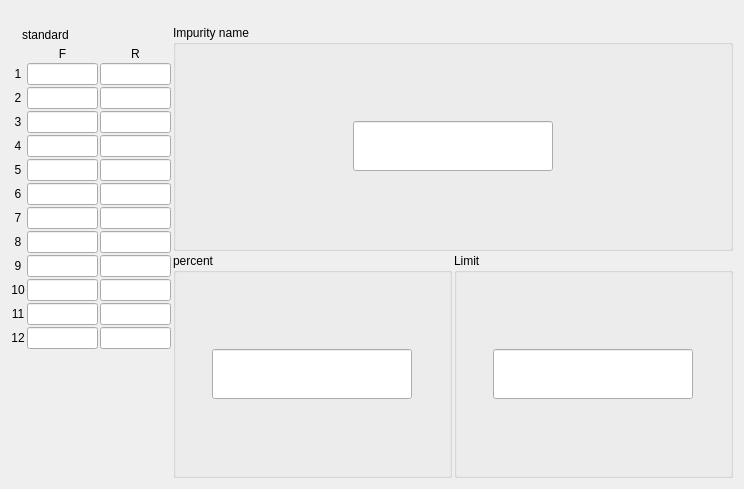
<?xml version="1.0" encoding="UTF-8"?>
<ui version="4.0">
 <class>PepperHandleSenseWidget</class>
 <widget class="QWidget" name="PepperHandleSenseWidget">
  <property name="geometry">
   <rect>
    <x>0</x>
    <y>0</y>
    <width>744</width>
    <height>489</height>
   </rect>
  </property>
  <property name="windowTitle">
   <string notr="true">Form</string>
  </property>
  <layout class="QVBoxLayout" name="verticalLayout_2">
   <property name="spacing">
    <number>2</number>
   </property>
   <property name="topMargin">
    <number>3</number>
   </property>
   <item>
    <layout class="QHBoxLayout" name="horizontalLayout_4">
     <item>
      <spacer name="horizontalSpacer_2">
       <property name="orientation">
        <enum>Qt::Horizontal</enum>
       </property>
       <property name="sizeHint" stdset="0">
        <size>
         <width>40</width>
         <height>20</height>
        </size>
       </property>
      </spacer>
     </item>
     <item>
      <widget class="QLabel" name="label_group">
       <property name="minimumSize">
        <size>
         <width>88</width>
         <height>0</height>
        </size>
       </property>
       <property name="maximumSize">
        <size>
         <width>16777215</width>
         <height>50</height>
        </size>
       </property>
       <property name="text">
        <string/>
       </property>
       <property name="alignment">
        <set>Qt::AlignCenter</set>
       </property>
      </widget>
     </item>
     <item>
      <spacer name="horizontalSpacer">
       <property name="orientation">
        <enum>Qt::Horizontal</enum>
       </property>
       <property name="sizeHint" stdset="0">
        <size>
         <width>40</width>
         <height>20</height>
        </size>
       </property>
      </spacer>
     </item>
    </layout>
   </item>
   <item>
    <layout class="QHBoxLayout" name="horizontalLayout_3" stretch="2,7">
     <item>
      <layout class="QVBoxLayout" name="verticalLayout_3">
       <item>
        <layout class="QHBoxLayout" name="horizontalLayout_2">
         <item>
          <spacer name="horizontalSpacer_5">
           <property name="orientation">
            <enum>Qt::Horizontal</enum>
           </property>
           <property name="sizeHint" stdset="0">
            <size>
             <width>40</width>
             <height>20</height>
            </size>
           </property>
          </spacer>
         </item>
         <item>
          <widget class="QLabel" name="standard_titlelbl">
           <property name="text">
            <string notr="true">standard</string>
           </property>
          </widget>
         </item>
         <item>
          <widget class="QLabel" name="standardlbl">
           <property name="minimumSize">
            <size>
             <width>88</width>
             <height>0</height>
            </size>
           </property>
           <property name="text">
            <string/>
           </property>
          </widget>
         </item>
         <item>
          <spacer name="horizontalSpacer_6">
           <property name="orientation">
            <enum>Qt::Horizontal</enum>
           </property>
           <property name="sizeHint" stdset="0">
            <size>
             <width>40</width>
             <height>20</height>
            </size>
           </property>
          </spacer>
         </item>
        </layout>
       </item>
       <item>
        <layout class="QGridLayout" name="gridLayout_2">
         <item row="11" column="1">
          <widget class="myLineEdit" name="lineEdit_11">
           <property name="alignment">
            <set>Qt::AlignCenter</set>
           </property>
          </widget>
         </item>
         <item row="11" column="0">
          <widget class="QLabel" name="label_11">
           <property name="text">
            <string notr="true">11</string>
           </property>
           <property name="alignment">
            <set>Qt::AlignCenter</set>
           </property>
          </widget>
         </item>
         <item row="11" column="2">
          <widget class="myLineEdit" name="lineEdit_1_10">
           <property name="alignment">
            <set>Qt::AlignCenter</set>
           </property>
          </widget>
         </item>
         <item row="12" column="2">
          <widget class="myLineEdit" name="lineEdit_1_11">
           <property name="alignment">
            <set>Qt::AlignCenter</set>
           </property>
          </widget>
         </item>
         <item row="12" column="0">
          <widget class="QLabel" name="label_12">
           <property name="text">
            <string notr="true">12</string>
           </property>
           <property name="alignment">
            <set>Qt::AlignCenter</set>
           </property>
          </widget>
         </item>
         <item row="12" column="1">
          <widget class="myLineEdit" name="lineEdit_12">
           <property name="alignment">
            <set>Qt::AlignCenter</set>
           </property>
          </widget>
         </item>
         <item row="0" column="1">
          <widget class="QLabel" name="label_front">
           <property name="sizePolicy">
            <sizepolicy hsizetype="Preferred" vsizetype="Fixed">
             <horstretch>0</horstretch>
             <verstretch>0</verstretch>
            </sizepolicy>
           </property>
           <property name="text">
            <string notr="true">F</string>
           </property>
           <property name="alignment">
            <set>Qt::AlignCenter</set>
           </property>
          </widget>
         </item>
         <item row="0" column="2">
          <widget class="QLabel" name="label_rear">
           <property name="sizePolicy">
            <sizepolicy hsizetype="Preferred" vsizetype="Fixed">
             <horstretch>0</horstretch>
             <verstretch>0</verstretch>
            </sizepolicy>
           </property>
           <property name="text">
            <string notr="true">R</string>
           </property>
           <property name="alignment">
            <set>Qt::AlignCenter</set>
           </property>
          </widget>
         </item>
         <item row="1" column="0">
          <widget class="QLabel" name="label_1">
           <property name="text">
            <string notr="true">1</string>
           </property>
           <property name="alignment">
            <set>Qt::AlignCenter</set>
           </property>
          </widget>
         </item>
         <item row="1" column="1">
          <widget class="myLineEdit" name="lineEdit">
           <property name="alignment">
            <set>Qt::AlignCenter</set>
           </property>
          </widget>
         </item>
         <item row="1" column="2">
          <widget class="myLineEdit" name="lineEdit_1_0">
           <property name="alignment">
            <set>Qt::AlignCenter</set>
           </property>
          </widget>
         </item>
         <item row="2" column="0">
          <widget class="QLabel" name="label_2">
           <property name="text">
            <string notr="true">2</string>
           </property>
           <property name="alignment">
            <set>Qt::AlignCenter</set>
           </property>
          </widget>
         </item>
         <item row="2" column="1">
          <widget class="myLineEdit" name="lineEdit_2">
           <property name="alignment">
            <set>Qt::AlignCenter</set>
           </property>
          </widget>
         </item>
         <item row="2" column="2">
          <widget class="myLineEdit" name="lineEdit_1_1">
           <property name="alignment">
            <set>Qt::AlignCenter</set>
           </property>
          </widget>
         </item>
         <item row="3" column="0">
          <widget class="QLabel" name="label_3">
           <property name="text">
            <string notr="true">3</string>
           </property>
           <property name="alignment">
            <set>Qt::AlignCenter</set>
           </property>
          </widget>
         </item>
         <item row="3" column="1">
          <widget class="myLineEdit" name="lineEdit_3">
           <property name="alignment">
            <set>Qt::AlignCenter</set>
           </property>
          </widget>
         </item>
         <item row="3" column="2">
          <widget class="myLineEdit" name="lineEdit_1_2">
           <property name="alignment">
            <set>Qt::AlignCenter</set>
           </property>
          </widget>
         </item>
         <item row="4" column="0">
          <widget class="QLabel" name="label_4">
           <property name="text">
            <string notr="true">4</string>
           </property>
           <property name="alignment">
            <set>Qt::AlignCenter</set>
           </property>
          </widget>
         </item>
         <item row="4" column="1">
          <widget class="myLineEdit" name="lineEdit_4">
           <property name="alignment">
            <set>Qt::AlignCenter</set>
           </property>
          </widget>
         </item>
         <item row="4" column="2">
          <widget class="myLineEdit" name="lineEdit_1_3">
           <property name="alignment">
            <set>Qt::AlignCenter</set>
           </property>
          </widget>
         </item>
         <item row="5" column="0">
          <widget class="QLabel" name="label_5">
           <property name="text">
            <string notr="true">5</string>
           </property>
           <property name="alignment">
            <set>Qt::AlignCenter</set>
           </property>
          </widget>
         </item>
         <item row="5" column="1">
          <widget class="myLineEdit" name="lineEdit_5">
           <property name="alignment">
            <set>Qt::AlignCenter</set>
           </property>
          </widget>
         </item>
         <item row="5" column="2">
          <widget class="myLineEdit" name="lineEdit_1_4">
           <property name="alignment">
            <set>Qt::AlignCenter</set>
           </property>
          </widget>
         </item>
         <item row="6" column="0">
          <widget class="QLabel" name="label_6">
           <property name="text">
            <string notr="true">6</string>
           </property>
           <property name="alignment">
            <set>Qt::AlignCenter</set>
           </property>
          </widget>
         </item>
         <item row="6" column="1">
          <widget class="myLineEdit" name="lineEdit_6">
           <property name="alignment">
            <set>Qt::AlignCenter</set>
           </property>
          </widget>
         </item>
         <item row="6" column="2">
          <widget class="myLineEdit" name="lineEdit_1_5">
           <property name="alignment">
            <set>Qt::AlignCenter</set>
           </property>
          </widget>
         </item>
         <item row="7" column="0">
          <widget class="QLabel" name="label_7">
           <property name="text">
            <string notr="true">7</string>
           </property>
           <property name="alignment">
            <set>Qt::AlignCenter</set>
           </property>
          </widget>
         </item>
         <item row="7" column="1">
          <widget class="myLineEdit" name="lineEdit_7">
           <property name="alignment">
            <set>Qt::AlignCenter</set>
           </property>
          </widget>
         </item>
         <item row="7" column="2">
          <widget class="myLineEdit" name="lineEdit_1_6">
           <property name="alignment">
            <set>Qt::AlignCenter</set>
           </property>
          </widget>
         </item>
         <item row="8" column="0">
          <widget class="QLabel" name="label_8">
           <property name="text">
            <string notr="true">8</string>
           </property>
           <property name="alignment">
            <set>Qt::AlignCenter</set>
           </property>
          </widget>
         </item>
         <item row="8" column="1">
          <widget class="myLineEdit" name="lineEdit_8">
           <property name="alignment">
            <set>Qt::AlignCenter</set>
           </property>
          </widget>
         </item>
         <item row="8" column="2">
          <widget class="myLineEdit" name="lineEdit_1_7">
           <property name="alignment">
            <set>Qt::AlignCenter</set>
           </property>
          </widget>
         </item>
         <item row="9" column="0">
          <widget class="QLabel" name="label_9">
           <property name="text">
            <string notr="true">9</string>
           </property>
           <property name="alignment">
            <set>Qt::AlignCenter</set>
           </property>
          </widget>
         </item>
         <item row="9" column="1">
          <widget class="myLineEdit" name="lineEdit_9">
           <property name="alignment">
            <set>Qt::AlignCenter</set>
           </property>
          </widget>
         </item>
         <item row="9" column="2">
          <widget class="myLineEdit" name="lineEdit_1_8">
           <property name="alignment">
            <set>Qt::AlignCenter</set>
           </property>
          </widget>
         </item>
         <item row="10" column="0">
          <widget class="QLabel" name="label_10">
           <property name="text">
            <string notr="true">10</string>
           </property>
           <property name="alignment">
            <set>Qt::AlignCenter</set>
           </property>
          </widget>
         </item>
         <item row="10" column="1">
          <widget class="myLineEdit" name="lineEdit_10">
           <property name="alignment">
            <set>Qt::AlignCenter</set>
           </property>
          </widget>
         </item>
         <item row="10" column="2">
          <widget class="myLineEdit" name="lineEdit_1_9">
           <property name="alignment">
            <set>Qt::AlignCenter</set>
           </property>
          </widget>
         </item>
         <item row="13" column="1">
          <spacer name="verticalSpacer">
           <property name="orientation">
            <enum>Qt::Vertical</enum>
           </property>
           <property name="sizeHint" stdset="0">
            <size>
             <width>20</width>
             <height>40</height>
            </size>
           </property>
          </spacer>
         </item>
        </layout>
       </item>
      </layout>
     </item>
     <item>
      <layout class="QVBoxLayout" name="verticalLayout">
       <item>
        <widget class="QGroupBox" name="groupBox_4">
         <property name="title">
          <string notr="true">Impurity name</string>
         </property>
         <layout class="QGridLayout" name="gridLayout">
          <item row="0" column="0">
           <widget class="myLineEdit" name="sNamelineEdit">
            <property name="minimumSize">
             <size>
              <width>0</width>
              <height>50</height>
             </size>
            </property>
            <property name="maximumSize">
             <size>
              <width>200</width>
              <height>16777215</height>
             </size>
            </property>
            <property name="alignment">
             <set>Qt::AlignCenter</set>
            </property>
           </widget>
          </item>
         </layout>
        </widget>
       </item>
       <item>
        <layout class="QHBoxLayout" name="horizontalLayout">
         <item>
          <widget class="QGroupBox" name="groupBox">
           <property name="title">
            <string notr="true">percent</string>
           </property>
           <layout class="QGridLayout" name="gridLayout_3">
            <item row="0" column="0">
             <widget class="myLineEdit" name="percentlineEdit">
              <property name="minimumSize">
               <size>
                <width>0</width>
                <height>50</height>
               </size>
              </property>
              <property name="maximumSize">
               <size>
                <width>200</width>
                <height>16777215</height>
               </size>
              </property>
              <property name="alignment">
               <set>Qt::AlignCenter</set>
              </property>
             </widget>
            </item>
           </layout>
          </widget>
         </item>
         <item>
          <widget class="QGroupBox" name="groupBox_5">
           <property name="title">
            <string notr="true">Limit</string>
           </property>
           <layout class="QGridLayout" name="gridLayout_4">
            <item row="0" column="0">
             <widget class="myLineEdit" name="limitlineEdit">
              <property name="minimumSize">
               <size>
                <width>0</width>
                <height>50</height>
               </size>
              </property>
              <property name="maximumSize">
               <size>
                <width>200</width>
                <height>16777215</height>
               </size>
              </property>
              <property name="alignment">
               <set>Qt::AlignCenter</set>
              </property>
             </widget>
            </item>
           </layout>
          </widget>
         </item>
        </layout>
       </item>
      </layout>
     </item>
    </layout>
   </item>
  </layout>
 </widget>
 <customwidgets>
  <customwidget>
   <class>myLineEdit</class>
   <extends>QLineEdit</extends>
   <header location="global">mysortwidget/mylineedit.h</header>
  </customwidget>
 </customwidgets>
 <resources/>
 <connections/>
</ui>
